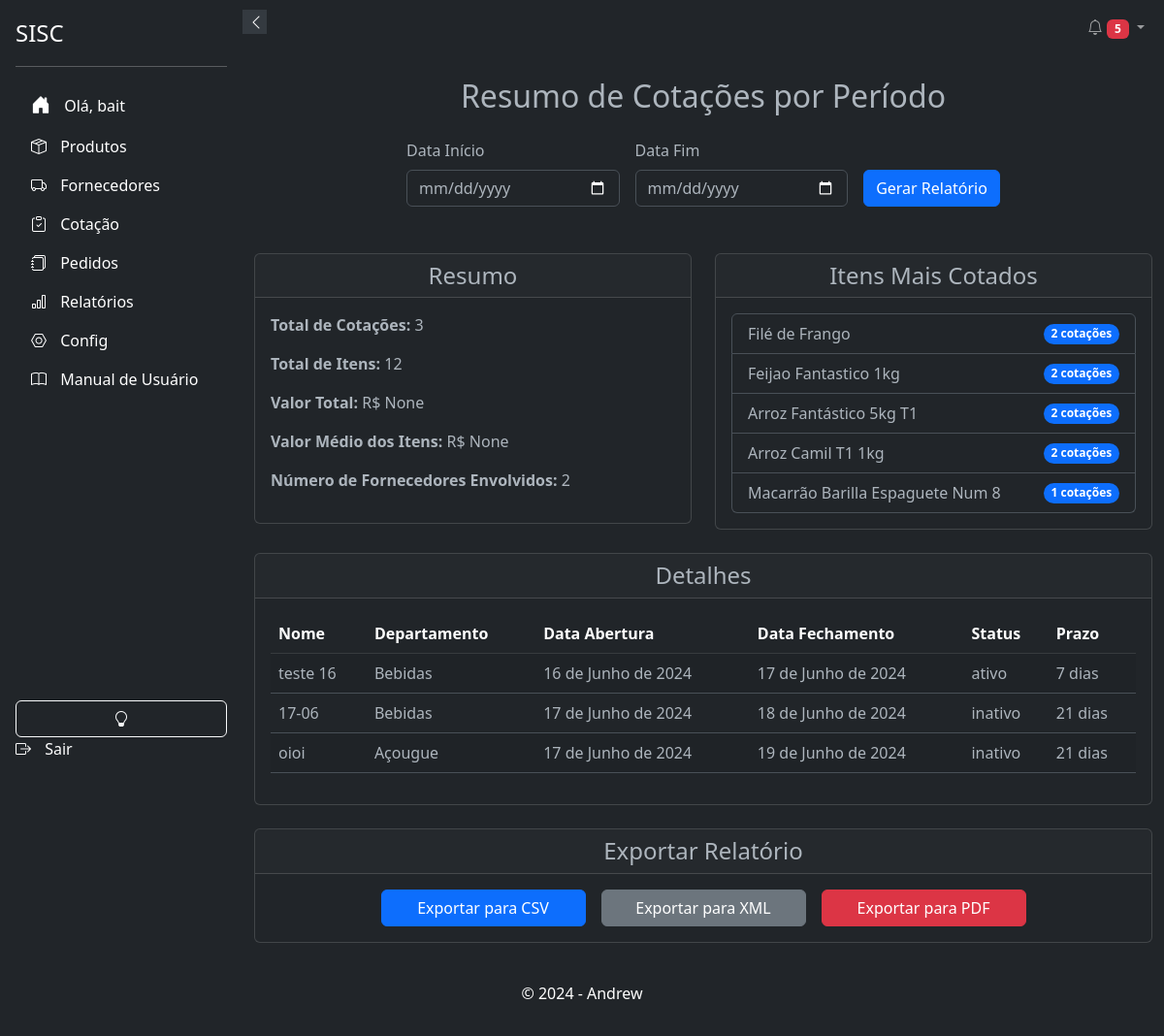
Page /relatorios/resumo-cotacoes/ (signed in) on the committed database.
### products/models.py (models this page shows, shortened)
class Product(models.Model):
    UNIDADE_CHOICES = (
        ('mm', 'Milímetro'),
        ('cm', 'Centímetro'),
        ('m', 'Metro'),
    )
    UNIDADE_DE_MEDIDA_CHOICES = [
        ('Kg', 'Quilo'),
        ('Dp', 'Display'),
        ('Un', 'Unidade'),
        ('Cx', 'Caixa'),
        ('Fd', 'Fardo'),
        ('Pct', 'Pacote'),
        ('Sch', 'Sache'),
        ('Tp', 'Take Profit'),
    ]
    id = models.AutoField(primary_key=True)
    ean = models.CharField(max_length=13, unique=True, blank=True, null=True)
    sku = models.CharField("SKU", max_length=255, unique=True, blank=True, null=True)
    name = models.CharField(max_length=255)
    brand = models.ForeignKey(Brand, on_delete=models.PROTECT, related_name='products', blank=True, null=True)
    product_line = models.ForeignKey(ProductLine, on_delete=models.PROTECT, related_name='products', blank=True, null=True)
    department = models.ForeignKey(Departamento, on_delete=models.PROTECT, related_name='products', blank=True, null=True)
    category = models.ForeignKey(Category, on_delete=models.PROTECT, related_name='products', blank=True, null=True)
    subcategory = models.ForeignKey(Subcategory, on_delete=models.PROTECT, related_name='products', blank=True, null=True)
    status = models.BooleanField(default=True)
    photo = models.ImageField(upload_to='products/', blank=True, null=True)
    notas = models.TextField("Notas", blank=True, null=True)
    descricao = models.TextField(_("Descrição"), max_length=50, blank=True)
    preco_de_custo = models.DecimalField(_("Preço de Custo"), max_digits=10, decimal_places=3, blank=True, null=True)
    altura_embalagem = models.DecimalField(max_digits=10, decimal_places=3, blank=True, null=True, verbose_name='Altura da Embalagem')
    largura_embalagem = models.DecimalField(max_digits=10, decimal_places=3, blank=True, null=True, verbose_name='Largura da Embalagem')
    comprimento_embalagem = models.DecimalField(max_digits=10, decimal_places=3, blank=True, null=True, verbose_name='Comprimento da Embalagem')
    espessura_embalagem = models.DecimalField(max_digits=10, decimal_places=3, blank=True, null=True, verbose_name='Espessura da Embalagem')
    raio_embalagem = models.DecimalField(max_digits=10, decimal_places=3, blank=True, null=True, verbose_name='Raio da Embalagem')
    unidade_altura = models.CharField(max_length=2, choices=UNIDADE_CHOICES, blank=True, null=True, verbose_name='Unidade de Medida Altura')
    unidade_largura = models.CharField(max_length=2, choices=UNIDADE_CHOICES, blank=True, null=True, verbose_name='Unidade de Medida Largura')
    unidade_comprimento = models.CharField(max_length=2, choices=UNIDADE_CHOICES, blank=True, null=True, verbose_name='Unidade de Medida Comprimento')
    unidade_espessura = models.CharField(max_length=2, choices=UNIDADE_CHOICES, blank=True, null=True, verbose_name='Unidade de Medida Espessura')
    unidade_raio = models.CharField(max_length=2, choices=UNIDADE_CHOICES, blank=True, null=True, verbose_name='Unidade de Medida Raio')
    unidade_de_medida = models.CharField(_("Unidade de Medida"), max_length=50, blank=True, null=True, choices=UNIDADE_DE_MEDIDA_CHOICES)
    quantidade_por_volume = models.PositiveIntegerField(blank=True, null=True, verbose_name='Quantidade por Volume')
    data_de_validade = models.DateField(_("Data de Validade"), blank=True, null=True)
    history = HistoricalRecords()

class Departamento(models.Model):
    nome = models.CharField(max_length=100, unique=True)
    class Meta:
        verbose_name = _('Departamento')
        verbose_name_plural = _('Departamentos')
        ordering = ['nome']

### cotacao/models.py (models this page shows, shortened)
class Cotacao(models.Model):
    uuid = models.UUIDField(default=uuid.uuid4, editable=False, unique=True)
    nome = models.CharField(max_length=200)
    departamento = models.ForeignKey(Departamento, on_delete=models.SET_NULL, null=True )
    usuario_criador = models.ForeignKey(settings.AUTH_USER_MODEL, on_delete=models.CASCADE, related_name='cotacoes_criadas', null=True, )
    data_abertura = models.DateField()
    data_fechamento = models.DateField()
    status = models.CharField(max_length=10, default='ativo', choices=[('ativo', 'Aberto'), ('inativo', 'Fechado')])
    prazo = models.IntegerField(
                                    choices=[(0, 'à vista'), (7, '7 dias'), (14, '14 dias'), (21, '21 dias'), (28, '28 dias')],
                                    default=21,
                                    help_text='Prazo para os produtos'
                                    )
    class Meta:
        verbose_name = _('Cotação')
        verbose_name_plural = _('Cotações')
        ordering = ['data_abertura']
        indexes = [
            models.Index(fields=['departamento']),
            models.Index(fields=['status']),
            models.Index(fields=['data_abertura']),
        ]

### relatorios/views.py (the view, shortened to what this page needs)
# urls.py: path('resumo-cotacoes/', ResumoCotacoesView.as_view(), name='resumo_cotacoes'),
@method_decorator(login_required(login_url=''), name='dispatch')
class ResumoCotacoesView(TemplateView):
    template_name = 'relatorios/resumo_cotacoes.html'
    def get(self, request):
        data_inicio = request.GET.get('data_inicio')
        data_fim = request.GET.get('data_fim')
        if data_inicio and data_fim:
            cotacoes = Cotacao.objects.filter(data_abertura__gte=data_inicio, data_fechamento__lte=data_fim)
        else:
            cotacoes = Cotacao.objects.all()
        total_cotacoes = cotacoes.count()
        total_itens = ItemCotacao.objects.filter(cotacao__in=cotacoes).count()
        valor_total = ItemCotacao.objects.filter(cotacao__in=cotacoes).aggregate(Sum('produto__preco_de_custo'))['produto__preco_de_custo__sum']
        valor_medio_itens = ItemCotacao.objects.filter(cotacao__in=cotacoes).aggregate(Avg('produto__preco_de_custo'))['produto__preco_de_custo__avg']
        numero_fornecedores = cotacoes.values('departamento').distinct().count()
        itens_mais_cotados = ItemCotacao.objects.filter(cotacao__in=cotacoes).values('produto__name').annotate(total=Count('produto')).order_by('-total')[:5]
        context = {
            'cotacoes': cotacoes,
            'total_cotacoes': total_cotacoes,
            'total_itens': total_itens,
            'valor_total': valor_total,
            'valor_medio_itens': valor_medio_itens,
            'numero_fornecedores': numero_fornecedores,
            'itens_mais_cotados': itens_mais_cotados,
        }
        return render(request, self.template_name, context)

### relatorios/templates/relatorios/resumo_cotacoes.html (shortened to what this page needs)
{% extends 'base.html' %}
{% block content %}
<div class="container my-4">
    <h2 class="text-center mb-4">Resumo de Cotações por Período</h2>
    <form method="get" class="row g-3 justify-content-center">
        <div class="col-md-3">
            <label for="data_inicio" class="form-label">Data Início</label>
            <input type="date" id="data_inicio" name="data_inicio" class="form-control" required>
        </div>
        <div class="col-md-3">
            <label for="data_fim" class="form-label">Data Fim</label>
            <input type="date" id="data_fim" name="data_fim" class="form-control" required>
        </div>
        <div class="col-md-2 d-flex align-items-end">
            <button type="submit" class="btn btn-primary w-100">Gerar Relatório</button>
        </div>
    </form>
    <div class="row mt-5">
        <div class="col-md-6">
            <div class="card mb-4">
                <div class="card-header text-center">
                    <h4 class="mb-0">Resumo</h4>
                </div>
                <div class="card-body">
                    <p><strong>Total de Cotações:</strong> {{ total_cotacoes }}</p>
                    <p><strong>Total de Itens:</strong> {{ total_itens }}</p>
                    <p><strong>Valor Total:</strong> R$ {{ valor_total }}</p>
                    <p><strong>Valor Médio dos Itens:</strong> R$ {{ valor_medio_itens }}</p>
                    <p><strong>Número de Fornecedores Envolvidos:</strong> {{ numero_fornecedores }}</p>
                </div>
            </div>
        </div>
        <div class="col-md-6">
            <div class="card mb-4">
                <div class="card-header text-center">
                    <h4 class="mb-0">Itens Mais Cotados</h4>
                </div>
                <div class="card-body">
                    <ul class="list-group">
                        {% for item in itens_mais_cotados %}
                        <li class="list-group-item d-flex justify-content-between align-items-center">
                            {{ item.produto__name }}
                            <span class="badge bg-primary rounded-pill">{{ item.total }} cotações</span>
                        </li>
                        {% endfor %}
                    </ul>
                </div>
            </div>
        </div>
        <div class="col-md-12">
            <div class="card mb-4">
                <div class="card-header text-center">
                    <h4 class="mb-0">Detalhes</h4>
                </div>
                <div class="card-body">
                    <table class="table table-striped">
                        <thead class="table-dark">
                            <tr>
                                <th>Nome</th>
                                <th>Departamento</th>
                                <th>Data Abertura</th>
                                <th>Data Fechamento</th>
                                <th>Status</th>
                                <th>Prazo</th>
                            </tr>
                        </thead>
                        <tbody>
                            {% for cotacao in cotacoes %}
                            <tr>
                                <td>{{ cotacao.nome }}</td>
                                <td>{{ cotacao.departamento.nome }}</td>
                                <td>{{ cotacao.data_abertura }}</td>
                                <td>{{ cotacao.data_fechamento }}</td>
                                <td>{{ cotacao.status }}</td>
                                <td>{{ cotacao.prazo }} dias</td>
                            </tr>
                            {% endfor %}
                        </tbody>
                    </table>
                </div>
            </div>
        </div>
        <div class="col-md-12">
            <div class="card">
                <div class="card-header text-center">
                    <h4 class="mb-0">Exportar Relatório</h4>
                </div>
                <div class="card-body">
                    <form method="post" class="row g-3 justify-content-center">
                        <div class="col-md-3">
                            <button type="submit" name="formato" value="csv" class="btn btn-primary w-100">Exportar para CSV</button>
                        </div>
                        <div class="col-md-3">
                            <button type="submit" name="formato" value="xml" class="btn btn-secondary w-100">Exportar para XML</button>
                        </div>
                        <div class="col-md-3">
                            <button type="submit" name="formato" value="pdf" class="btn btn-danger w-100">Exportar para PDF</button>
                        </div>
                    </form>
                </div>
            </div>
        </div>
    </div>
</div>
{% endblock %}

### app/templates/components/_sidebar.html (shortened to what this page needs)
<!DOCTYPE html>
<html>
<head>
    <link href="https://cdn.jsdelivr.net/npm/bootstrap@5.3.0-alpha3/dist/css/bootstrap.min.css" rel="stylesheet">
    <link rel="stylesheet" href="https://cdn.jsdelivr.net/npm/bootstrap-icons@1.10.5/font/bootstrap-icons.css">
</head>
<body>
    <div class="sidebar d-flex flex-column flex-shrink-0 p-3 text-white bg-dark" id="sidebar">
        <button class="sidebar-toggle" onclick="toggleSidebar()">
            <i id="sidebar-toggle-icon" class="bi bi-chevron-left"></i>
        </button>
        <a href="#" class="d-flex align-items-center mb-3 mb-md-0 me-md-auto text-white text-decoration-none">
            <span class="fs-4">SISC</span>
        </a>
        <hr>
        {% if user.is_authenticated %}
            <ul class="nav nav-pills flex-column mb-auto">
                <li class="nav-item">
                    <a href="{% url 'accounts:home' %}" class="nav-link text-white" aria-current="page">
                        <i class="bi bi-house-door-fill fs-5"></i>
                        <span>Olá, {{ user.username }}</span>
                    </a>
                </li>
                <li>
                    <a href="{% url 'products:products_list' %}" class="nav-link text-white">
                        <i class="bi bi-box-seam"></i>
                        <span>Produtos</span>
                    </a>
                </li>
                <li>
                    <a href="{% url 'suppliers:supplier_list' %}" class="nav-link text-white">
                        <i class="bi bi-truck "></i>
                        <span>Fornecedores</span>
                    </a>
                </li>
                <li>
                    <a href="{% url 'cotacao:cotacao_list' %}" class="nav-link text-white">
                        <i class="bi bi-clipboard-check"></i>
                        <span>Cotação</span>
                    </a>
                </li>
                <li>
                    <a href="{% url 'respostas:listar_pedidos' %}" class="nav-link text-white">
                        <i class="bi bi-journals"></i>
                        <span>Pedidos</span>
                    </a>
                </li>
                <li>
                    <a href="{% url 'relatorios:gerar_relatorios' %}" class="nav-link text-white">
                        <i class="bi bi-bar-chart"></i>
                        <span>Relatórios</span>
                    </a>
                </li>
                <li>
                    <a href="{% url 'admin:index' %}" class="nav-link text-white">
                        <i class="bi bi-nut"></i>
                        <span>Config</span>
                    </a>
                </li>
                <li>
                    <a href="{% url 'relatorios:manual_usuario' %}" class="nav-link text-white">
                        <i class="bi bi-book"></i>
                        <span>Manual de Usuário</span>
                    </a>
                </li>
            <br>
            </ul>
            <button class="btn btn-outline-light" onclick="toggleTheme()">
                <i id="theme-toggle-icon" class="bi bi-lightbulb-fill"></i>
            </button>
            <a href="{% url 'accounts:logout' %}" class="nav-link text-white">
                <i class="bi bi-box-arrow-right"></i>
                <span>Sair</span>
            </a>
        {% else %}
            <a href="{% url 'accounts:login' %}" class="nav-link text-white">
                <i class="bi bi-box-arrow-in-right"></i>
                <span>Login</span>
            </a>
        {% endif %}
    </div>
</body>
</html>

### app/templates/base.html (style rules this page uses)
body, html { height: 100%; margin: 0; display: flex; flex-direction: column; }

### app/templates/components/_sidebar.html (style rules this page uses)
.sidebar { width: 250px; height: 100vh; position: fixed; top: 0; left: 0; background-color: #343a40; transition: all 0.3s; z-index: 1000; }
.sidebar .nav-link { white-space: nowrap; overflow: hidden; text-overflow: ellipsis; }
.sidebar .nav-link i { margin-right: 10px; }
.sidebar-toggle { position: absolute; top: 10px; right: -25px; width: 25px; height: 25px; background-color: #343a40; border: none; color: white; cursor: pointer; z-index: 1100; }

### rows in the picture
Product: produto__name "Filé de Frango", total "2"
Product: produto__name "Feijao Fantastico 1kg", total "2"
Product: produto__name "Arroz Fantástico 5kg T1", total "2"
Product: produto__name "Arroz Camil T1 1kg", total "2"
Product: produto__name "Macarrão Barilla Espaguete Num 8", total "1"
Cotacao: nome "teste 16", departamento.nome "Bebidas", data_abertura "16 de Junho de 2024", data_fechamento "17 de Junho de 2024", status "ativo", prazo "7"
Cotacao: nome "17-06", departamento.nome "Bebidas", data_abertura "17 de Junho de 2024", data_fechamento "18 de Junho de 2024", status "inativo", prazo "21"
Cotacao: nome "oioi", departamento.nome "Açougue", data_abertura "17 de Junho de 2024", data_fechamento "19 de Junho de 2024", status "inativo", prazo "21"

### other values in the picture
{{ notifications|length }} "5"
{{ user.username }} "bait"
{{ total_cotacoes }} "3"
{{ total_itens }} "12"
{{ valor_total }} "None"
{{ valor_medio_itens }} "None"
{{ numero_fornecedores }} "2"
